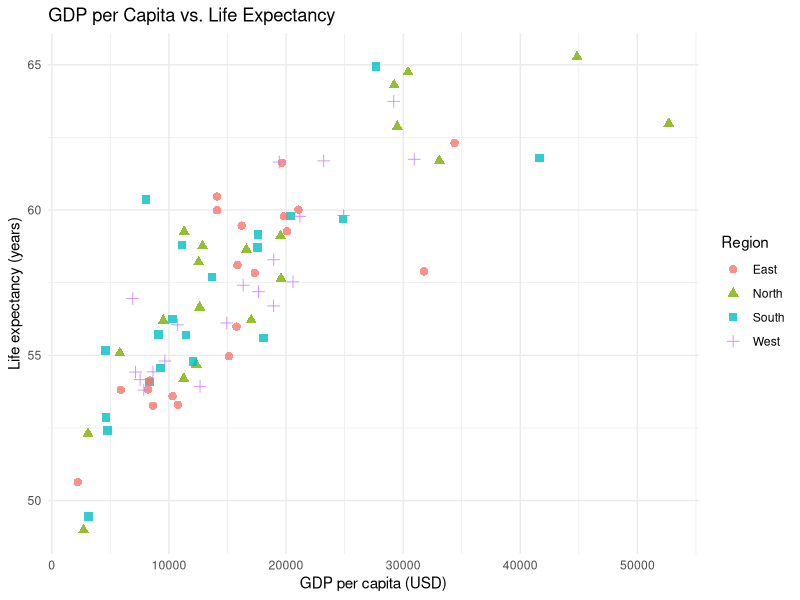

Write the R code that produced this figure.
## ---- chunk 1
library(ggplot2)
set.seed(42)
## ---- chunk 2
#| label: fig-r-sample
#| fig-cap: "Synthetic regional indicators: GDP per capita vs. life expectancy across 80 simulated regions, colored by geographic cluster (R)."

# Generate synthetic cross-sectional data
n <- 80
region <- rep(c("North", "South", "East", "West"), each = n / 4)

gdp <- exp(rnorm(n, mean = 9.5, sd = 0.6))
life_exp <- 50 + 15 * (1 - exp(-gdp / 20000)) + rnorm(n, mean = 0, sd = 2)

df <- data.frame(
  gdp_per_capita = gdp,
  life_expectancy = life_exp,
  region = region
)

ggplot(df, aes(x = gdp_per_capita, y = life_expectancy, color = region, shape = region)) +
  geom_point(size = 2.5, alpha = 0.8) +
  labs(
    title = "GDP per Capita vs. Life Expectancy",
    x = "GDP per capita (USD)",
    y = "Life expectancy (years)",
    color = "Region",
    shape = "Region"
  ) +
  theme_minimal()
## ---- chunk 3
#| label: tbl-r-summary
#| tbl-cap: "Summary statistics by region (R)."

summary_df <- aggregate(
  cbind(gdp_per_capita, life_expectancy) ~ region,
  data = df,
  FUN = function(x) c(mean = mean(x), sd = sd(x), n = length(x))
)

# Flatten the matrix columns
result <- data.frame(
  Region = summary_df$region,
  "GDP mean" = round(summary_df$gdp_per_capita[, "mean"], 1),
  "GDP sd" = round(summary_df$gdp_per_capita[, "sd"], 1),
  "Life exp. mean" = round(summary_df$life_expectancy[, "mean"], 1),
  "Life exp. sd" = round(summary_df$life_expectancy[, "sd"], 1),
  N = summary_df$gdp_per_capita[, "n"],
  check.names = FALSE
)

knitr::kable(result)
